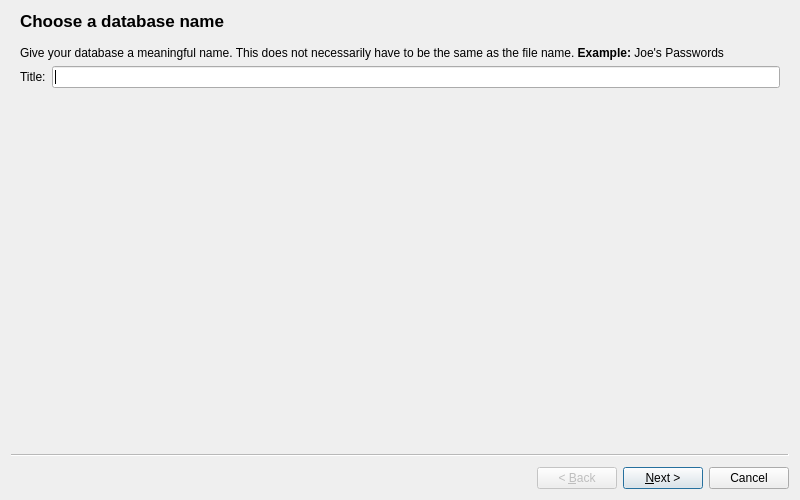
<?xml version="1.0" encoding="UTF-8"?>
<ui version="4.0">
 <class>NewDatabaseWizard</class>
 <widget class="QWizard" name="NewDatabaseWizard">
  <property name="geometry">
   <rect>
    <x>0</x>
    <y>0</y>
    <width>800</width>
    <height>500</height>
   </rect>
  </property>
  <property name="windowTitle">
   <string>Create new database</string>
  </property>
  <widget class="QWizardPage" name="titleWizardPage">
   <property name="title">
    <string>Choose a database name</string>
   </property>
   <layout class="QFormLayout" name="formLayout">
    <property name="fieldGrowthPolicy">
     <enum>QFormLayout::AllNonFixedFieldsGrow</enum>
    </property>
    <item row="1" column="0">
     <widget class="QLabel" name="titleLabel">
      <property name="text">
       <string>Title:</string>
      </property>
     </widget>
    </item>
    <item row="1" column="1">
     <widget class="QLineEdit" name="titleLineEdit"/>
    </item>
    <item row="0" column="0" colspan="2">
     <widget class="QLabel" name="nameInfoLabel">
      <property name="text">
       <string>Give your database a meaningful name. This does not necessarily have to be the same as the file name. &lt;b&gt;Example:&lt;/b&gt; Joe's Passwords</string>
      </property>
      <property name="wordWrap">
       <bool>true</bool>
      </property>
     </widget>
    </item>
   </layout>
  </widget>
  <widget class="QWizardPage" name="passwordWizardPage">
   <property name="title">
    <string>Choose a database password</string>
   </property>
   <layout class="QGridLayout" name="gridLayout">
    <item row="2" column="0">
     <widget class="QLabel" name="passwordLabel">
      <property name="text">
       <string>Password:</string>
      </property>
     </widget>
    </item>
    <item row="2" column="2">
     <widget class="QLineEdit" name="passwordLineEdit">
      <property name="echoMode">
       <enum>QLineEdit::Password</enum>
      </property>
     </widget>
    </item>
    <item row="2" column="3">
     <widget class="QToolButton" name="revealPasswordToolButton">
      <property name="text">
       <string>...</string>
      </property>
      <property name="checkable">
       <bool>true</bool>
      </property>
      <property name="checked">
       <bool>true</bool>
      </property>
     </widget>
    </item>
    <item row="0" column="0" colspan="4">
     <widget class="QLabel" name="passwordInfoLabel">
      <property name="text">
       <string>&lt;p&gt;The database password is used to encrypt all of your other passwords and data you store in your database. Make sure to choose a strong password, and do not reveal it to others or write it down. You may change your password at any time by going to &lt;b&gt;File &amp;gt; Change Database Password...&lt;/b&gt;&lt;/p&gt;

&lt;p&gt;While Silverlock does not enforce password complexity requirements for flexibility reasons, we recommend that your password contain at least one uppercase letter, lowercase letter, number, and symbol, and be at least 10 characters in length.&lt;/p&gt;

&lt;p&gt;The progress bar below can help you to determine how secure your password is. It is not an absolute, but rather a very rough guideline.&lt;/p&gt;</string>
      </property>
      <property name="wordWrap">
       <bool>true</bool>
      </property>
     </widget>
    </item>
    <item row="4" column="2">
     <widget class="QProgressBar" name="passwordProgressBar">
      <property name="value">
       <number>0</number>
      </property>
      <property name="textVisible">
       <bool>false</bool>
      </property>
     </widget>
    </item>
    <item row="5" column="0" colspan="4">
     <widget class="QLabel" name="passwordWarningLabel">
      <property name="sizePolicy">
       <sizepolicy hsizetype="Preferred" vsizetype="Expanding">
        <horstretch>0</horstretch>
        <verstretch>0</verstretch>
       </sizepolicy>
      </property>
      <property name="text">
       <string>Note that if you lose or forget your database password,&lt;br /&gt;&lt;b&gt;you will not be able to access your database!&lt;/b&gt;</string>
      </property>
      <property name="alignment">
       <set>Qt::AlignCenter</set>
      </property>
      <property name="wordWrap">
       <bool>true</bool>
      </property>
     </widget>
    </item>
    <item row="1" column="2">
     <widget class="QLabel" name="warningLabel">
      <property name="text">
       <string>&lt;font color=&quot;red&quot;&gt;For security purposes, it is not recommended to use a blank password. Using a blank password is the same as using no password at all.&lt;/color&gt;</string>
      </property>
      <property name="alignment">
       <set>Qt::AlignCenter</set>
      </property>
      <property name="wordWrap">
       <bool>true</bool>
      </property>
     </widget>
    </item>
   </layout>
  </widget>
  <widget class="QWizardPage" name="wizardPage">
   <property name="title">
    <string>Database creation successful</string>
   </property>
   <layout class="QVBoxLayout" name="verticalLayout">
    <item>
     <widget class="QLabel" name="continueLabel">
      <property name="text">
       <string>&lt;p&gt;The creation of your database was successful! You may now close this wizard by clicking &lt;b&gt;Finish&lt;/b&gt; and then begin to add groups and password entries to your database.&lt;/p&gt;

&lt;p&gt;If you are not sure how to use a feature or are having trouble, press &lt;b&gt;F1&lt;/b&gt; to access the help menu or visit &lt;a href=&quot;http://www.petroules.com/&quot;&gt;www.petroules.com&lt;/a&gt; for assistance.&lt;/p&gt;</string>
      </property>
      <property name="wordWrap">
       <bool>true</bool>
      </property>
      <property name="openExternalLinks">
       <bool>true</bool>
      </property>
     </widget>
    </item>
   </layout>
  </widget>
 </widget>
 <resources/>
 <connections>
  <connection>
   <sender>NewDatabaseWizard</sender>
   <signal>accepted()</signal>
   <receiver>NewDatabaseWizard</receiver>
   <slot>databaseCreated()</slot>
   <hints>
    <hint type="sourcelabel">
     <x>249</x>
     <y>179</y>
    </hint>
    <hint type="destinationlabel">
     <x>249</x>
     <y>179</y>
    </hint>
   </hints>
  </connection>
  <connection>
   <sender>passwordLineEdit</sender>
   <signal>textChanged(QString)</signal>
   <receiver>NewDatabaseWizard</receiver>
   <slot>passwordChanged(QString)</slot>
   <hints>
    <hint type="sourcelabel">
     <x>262</x>
     <y>187</y>
    </hint>
    <hint type="destinationlabel">
     <x>249</x>
     <y>179</y>
    </hint>
   </hints>
  </connection>
  <connection>
   <sender>revealPasswordToolButton</sender>
   <signal>toggled(bool)</signal>
   <receiver>NewDatabaseWizard</receiver>
   <slot>passwordVisibilityToggled(bool)</slot>
   <hints>
    <hint type="sourcelabel">
     <x>478</x>
     <y>187</y>
    </hint>
    <hint type="destinationlabel">
     <x>249</x>
     <y>179</y>
    </hint>
   </hints>
  </connection>
 </connections>
 <slots>
  <slot>databaseCreated()</slot>
  <slot>passwordVisibilityToggled(bool)</slot>
  <slot>passwordChanged(QString)</slot>
 </slots>
</ui>
